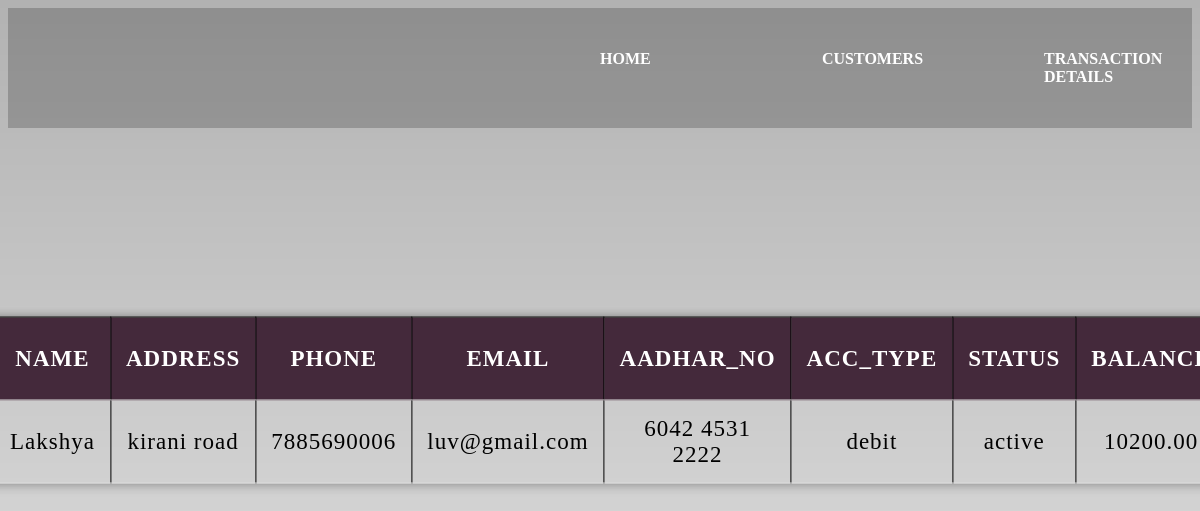
/customers.php?acc_no=5789999, run on the app's committed database.
### tables this page shows
CREATE TABLE `customer` (
  `accno` int(11) NOT NULL,
  `name` char(30) NOT NULL,
  `address` varchar(100) NOT NULL,
  `phone` varchar(15) NOT NULL,
  `email` varchar(80) NOT NULL,
  `aadhar_no` varchar(20) NOT NULL,
  `acc_type` varchar(20) NOT NULL,
  `status` char(15) NOT NULL,
  `balance` float(15,2) NOT NULL
);

### customers.php (the view, shortened to what this page needs)
<html>
<head>
</head>
<body>
<?php
$accno=$_GET['acc_no'];
?>
<div>
<nav>
            <div class="logo">
            </div>
            <div class="menu">
             <a href="index.php">Home</a>
             <a href="cust.php">Customers</a>
             <a href="transaction.php">transaction details</a>
            </div>
        </nav>
<table>
<th>ACC_NO.</th><th>NAME</th><th>ADDRESS</th><th>PHONE</th>
    <th>EMAIL</th>
    <th>AADHAR_NO</th><th>ACC_TYPE</th><th>STATUS</th><th>BALANCE</th><th>More Info</th>
<?php
        $con= mysqli_connect ('localhost' ,'root',"",'bank');
                   $selectquery ="select * from customer where accno=$accno";
                   $query=mysqli_query($con,$selectquery);
                   while($res=mysqli_fetch_array($query)){
                ?>
                      <tr>
                            <td><?php echo $res['name']; ?></td>
                            <td><?php echo $res['address']; ?></td>
                            <td><?php echo $res['phone']; ?></td>
                            <td><?php echo $res['email']; ?></td>
                            <td><?php echo $res['aadhar_no']; ?></td>
                            <td><?php echo $res['acc_type']; ?></td>
                            <td><?php echo $res['status']; ?></td>
                            <td><?php echo $res['balance']; ?></td>
                      </tr>
                <?php
                   }
?>
</table>
</div>
</body>
</html>

### customers.php (style rules this page uses)
body { background-size: cover; background-image:linear-gradient(rgba(0,0,0,0.3),rgba(0,0,0,0.1)); }
table ,th,td { border:1px solid black; }
table { position:absolute; top:50%; left:50%; transform:translate(-50%,-50%); border-collapse: collapse; width:800px; border:1px solid #bdc3c7; box-shadow: 2px 2px 12px rgba(0,0,0,0.2), -1px -1px 8px rgba(0,0,0,0.2); letter-spacing: 1px; padding:10px 0 ; font-size:23px; }
table { width:50%; border-collapse: collapse;border-radius: 4px; }
th { text-align: center; background-color: #44293b; color: white;font-family:initial; }
td { text-align: center; height:70%; width:40%; color: black; }
th, td { padding: 15px; text-align: center; border-bottom: 1px solid #ddd; }
nav { width:100%; height:15vh;background:rgba(0,0,0,0.2);color:white; display:flex;text-transform: uppercase; justify-content: space-between;align-items: center; }
nav .logo { width:35%;text-align: center; }
nav .menu { width:50%;justify-content: space-between;display:flex; }
nav .menu a { width:25%;text-decoration: none; color:white;font-weight: bold; }

### data on the page
customer: name "Lakshya", address "kirani road", phone "7885690006", email "luv@gmail.com", aadhar_no "6042 4531 2222", acc_type "debit", status "active", balance "10200.00"
